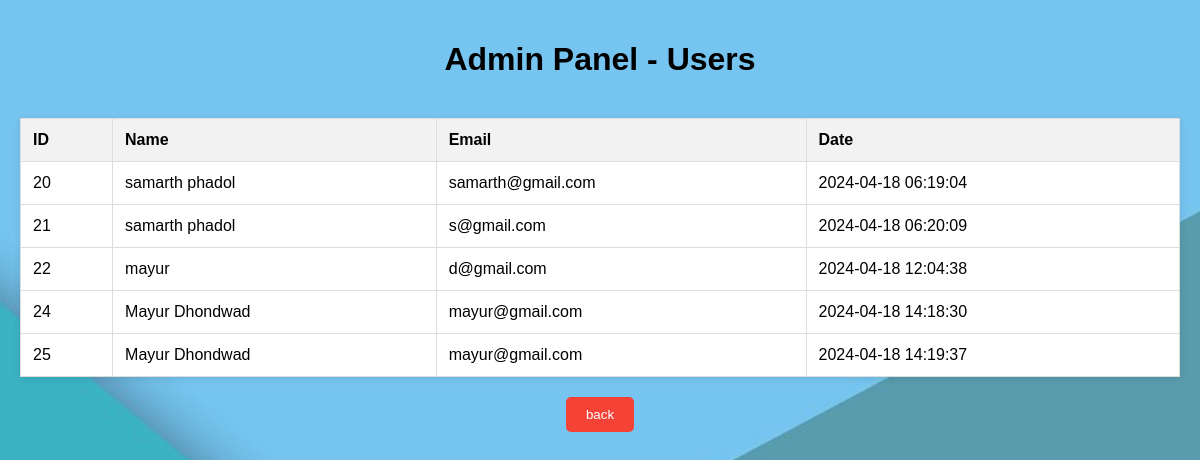
Page /admin/user_details.php on the committed database.
### tables this page shows
CREATE TABLE `registrations` (
  `id` int(11) NOT NULL,
  `fullname` varchar(255) NOT NULL,
  `email` varchar(255) NOT NULL,
  `course_id` int(11) NOT NULL,
  `registration_date` timestamp NOT NULL DEFAULT current_timestamp(),
  `password` varchar(255) NOT NULL,
  `phone_number` varchar(20) DEFAULT NULL
);

### admin/user_details.php (the view, shortened to what this page needs)
<!DOCTYPE html>
<html lang="en">
<head>
</head>
<body>
    <h1>Admin Panel - Users</h1>
    <table>
        <tr>
            <th>ID</th>
            <th>Name</th>
            <th>Email</th>
            <th>Date</th>
        </tr>
        <?php
        $servername = "localhost";
        $username = "root";
        $password = "";
        $dbname = "courses";
        $conn = new mysqli($servername, $username, $password, $dbname);
        $sql = "SELECT id,fullname,email,registration_date FROM registrations";
        $result = $conn->query($sql);
        if ($result->num_rows > 0) {
            while ($row = $result->fetch_assoc()) {
                echo "<tr>
                        <td>{$row['id']}</td>
                        <td>{$row['fullname']}</td>
                        <td>{$row['email']}</td>
                        <td>{$row['registration_date']}</td>
                    </tr>";
            }
        } else {
            echo "<tr><td colspan='4'>No User</td></tr>";
        }
        ?>
    </table>
    <div class="logout-form">
            <form action="logout.php" method="POST">
                <input type="submit" class="logout-btn" value="back">
            </form>
        </div>
</body>
</html>

### admin/user_details.php (style rules this page uses)
body { font-family: Arial, sans-serif; background-image: url("img/coursebg.jpg"); background-size: cover; background-position: center; background-color: #f4f4f4; padding: 20px; margin: 0; display: flex; flex-direction: column; align-items: center; min-height: 100vh; }
h1 { text-align: center; margin-bottom: 20px; }
table { width: 100%; border-collapse: collapse; margin-top: 20px; box-shadow: 0 2px 8px rgba(0, 0, 0, 0.1); background-color: #ffffff; }
table th, table td { border: 1px solid #ddd; padding: 12px; text-align: left; }
table th { background-color: #f2f2f2; }
.logout-form { text-align: center; margin-top: 20px; }
.logout-btn { background-color: #f44336; color: white; padding: 10px 20px; border: none; border-radius: 5px; cursor: pointer; transition: background-color 0.3s; }

### rows in the picture
registrations: id "20", fullname "samarth phadol", email "samarth@gmail.com", registration_date "2024-04-18 06:19:04"
registrations: id "21", fullname "samarth phadol", email "s@gmail.com", registration_date "2024-04-18 06:20:09"
registrations: id "22", fullname "mayur", email "d@gmail.com", registration_date "2024-04-18 12:04:38"
registrations: id "24", fullname "Mayur Dhondwad", email "mayur@gmail.com", registration_date "2024-04-18 14:18:30"
registrations: id "25", fullname "Mayur Dhondwad", email "mayur@gmail.com", registration_date "2024-04-18 14:19:37"
